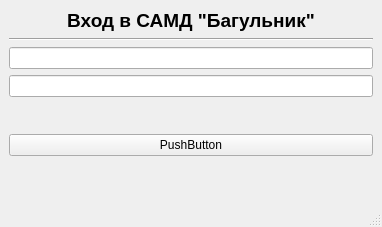
<?xml version="1.0" encoding="UTF-8"?>
<ui version="4.0">
 <class>MainWindow</class>
 <widget class="QMainWindow" name="MainWindow">
  <property name="enabled">
   <bool>true</bool>
  </property>
  <property name="geometry">
   <rect>
    <x>0</x>
    <y>0</y>
    <width>382</width>
    <height>227</height>
   </rect>
  </property>
  <property name="windowTitle">
   <string>MainWindow</string>
  </property>
  <widget class="QWidget" name="centralwidget">
   <layout class="QVBoxLayout" name="verticalLayout_2">
    <item>
     <widget class="QLabel" name="label">
      <property name="sizePolicy">
       <sizepolicy hsizetype="MinimumExpanding" vsizetype="Fixed">
        <horstretch>0</horstretch>
        <verstretch>0</verstretch>
       </sizepolicy>
      </property>
      <property name="font">
       <font>
        <family>MS Shell Dlg 2</family>
        <pointsize>14</pointsize>
        <weight>75</weight>
        <bold>true</bold>
       </font>
      </property>
      <property name="text">
       <string>Вход в САМД &quot;Багульник&quot;</string>
      </property>
      <property name="alignment">
       <set>Qt::AlignCenter</set>
      </property>
      <property name="wordWrap">
       <bool>false</bool>
      </property>
     </widget>
    </item>
    <item>
     <widget class="Line" name="line">
      <property name="orientation">
       <enum>Qt::Horizontal</enum>
      </property>
     </widget>
    </item>
    <item>
     <widget class="QLineEdit" name="PasswordLine"/>
    </item>
    <item>
     <widget class="QLineEdit" name="LoginLine"/>
    </item>
    <item>
     <spacer name="verticalSpacer">
      <property name="orientation">
       <enum>Qt::Vertical</enum>
      </property>
      <property name="sizeHint" stdset="0">
       <size>
        <width>20</width>
        <height>10</height>
       </size>
      </property>
     </spacer>
    </item>
    <item>
     <widget class="QPushButton" name="enterButton">
      <property name="text">
       <string>PushButton</string>
      </property>
     </widget>
    </item>
    <item>
     <spacer name="verticalSpacer_2">
      <property name="orientation">
       <enum>Qt::Vertical</enum>
      </property>
      <property name="sizeHint" stdset="0">
       <size>
        <width>20</width>
        <height>40</height>
       </size>
      </property>
     </spacer>
    </item>
   </layout>
  </widget>
  <widget class="QStatusBar" name="statusbar"/>
 </widget>
 <resources/>
 <connections/>
</ui>
